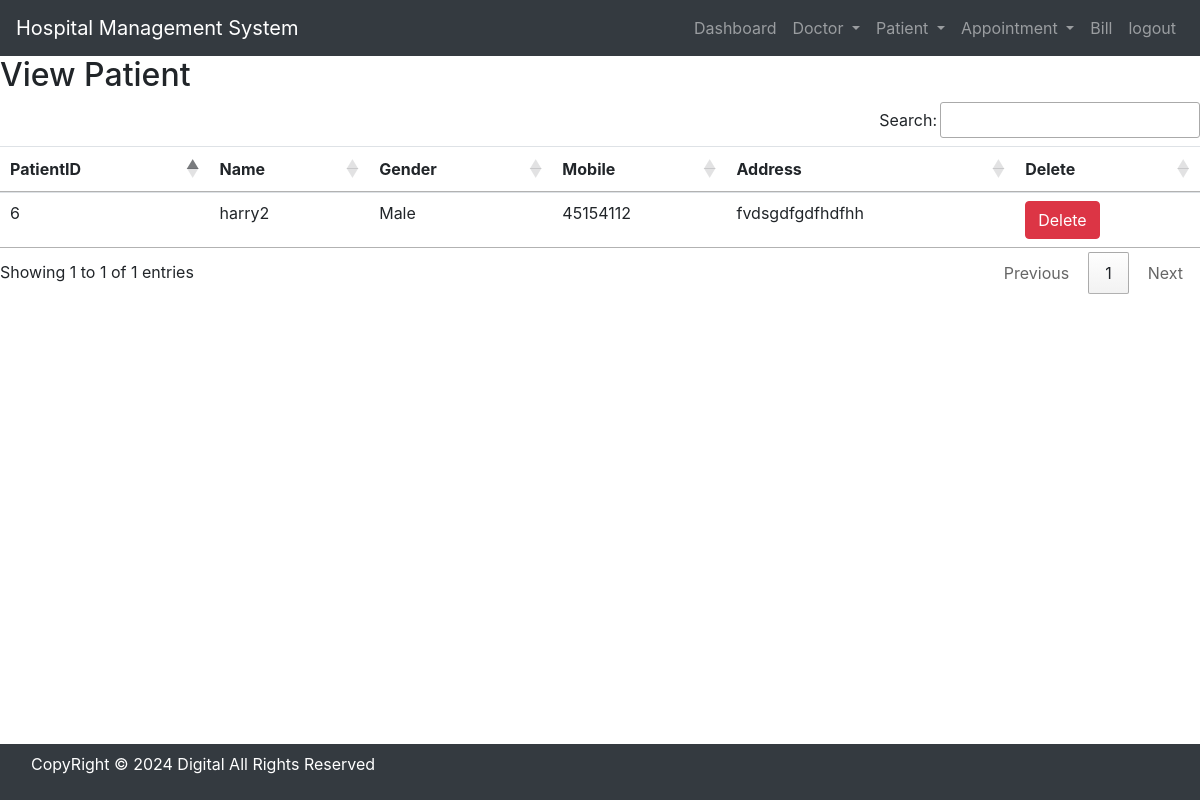
The app's page /view_patient/ (signed in), older data.
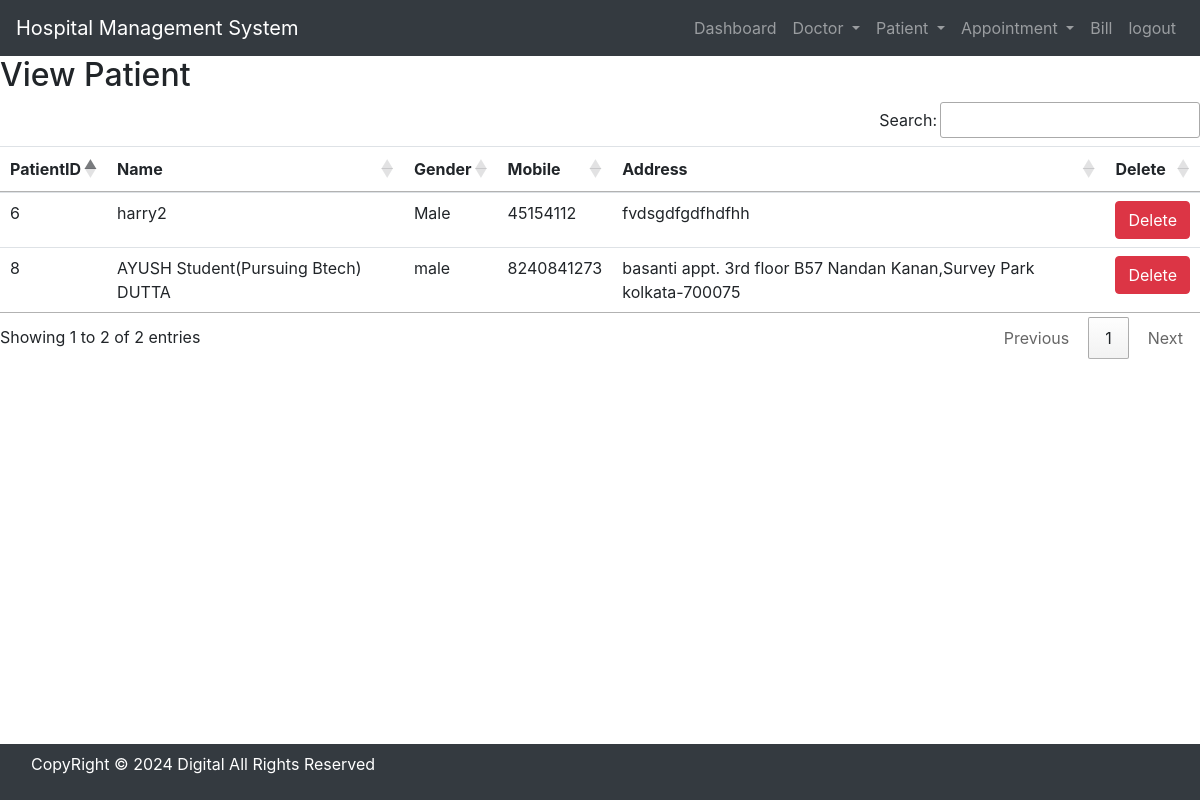
The same page, newer data.
### hospital/models.py (models this page shows, shortened)
class Patient(models.Model):
    Name = models.CharField(max_length=50)
    gender = models.CharField(max_length=10)
    mobile = models.IntegerField(null=True)
    address = models.TextField()

### hospital/views.py (the view)
# urls.py: path('view_patient/', View_Patient , name='view_patient'),
def View_Patient(request):
    if not request.user.is_staff:
        return redirect('login')
    doc = Patient.objects.all()
    d = {'doc': doc}
    return render(request, 'view_patient.html' , d)

### hospital/templates/view_patient.html
{%include 'base.html'%}
{% load static %}
{%include 'navigation.html'%}
<div>
    <h2>View Patient</h2>
    <table id="example" class="table table-hover">
        <thead>
            <tr>
                <th>PatientID</th>
                <th>Name</th>
                <th>Gender</th>
                <th>Mobile</th>
                <th>Address</th>
                <th>Delete</th>
            </tr>
        </thead>
        <tbody>
            {% for i in doc %}
            <tr>
                <td>{{i.id}}</td>
                <td>{{i.Name}}</td>
                <td>{{i.gender}}</td>
                <td>{{i.mobile}}</td>
                <td>{{i.address}}</td>
                <td><a href="{%url 'delete_patient' i.id %}"
                    onclick="return confirm('Are you sure you want to delete?')" class="btn btn-danger" >Delete</a></td>
            </tr>
            {% endfor %}
        </tbody>
    </table>
</div>
{%include 'footer.html'%}

Row changes from the older to the newer data that the page shows:
added Patient: id "8", Name "AYUSH Student(Pursuing Btech) DUTTA", gender "male", mobile "8240841273", address "basanti appt. 3rd floor B57 Nandan Kanan,Survey Park kolkata-700075"
Text that changed along with them:
text written by a page script: "Search: Showing 1 to 1 of 1 entries Previous 1 Next" → "Search: Showing 1 to 2 of 2 entries Previous 1 Next"
